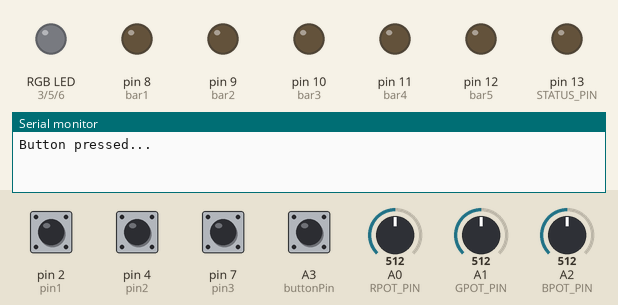
Bench run of a sketch on a simulated Arduino Uno, built with avr-gcc and run on an emulated ATmega328P. Shown: an RGB LED mixed from three pins (HIGH = lit), output pins drawn as LEDs (lit = HIGH), the last lines printed to the serial monitor. Dashed ring = blinking. The inputs (shaded band) are chosen by the test bench; at power-on: A3 (buttonPin), pin 2 (pin1), pin 4 (pin2), pin 7 (pin3) HIGH, A0 (RPOT_PIN) = 512, A1 (GPOT_PIN) = 512, A2 (BPOT_PIN) = 512. Dim RGB values are drawn brighter than linear.

Above: at 1.2 s.
1.3 s: pin 2 (pin1) pulled LOW for 0.15 s
At 4.1 s:
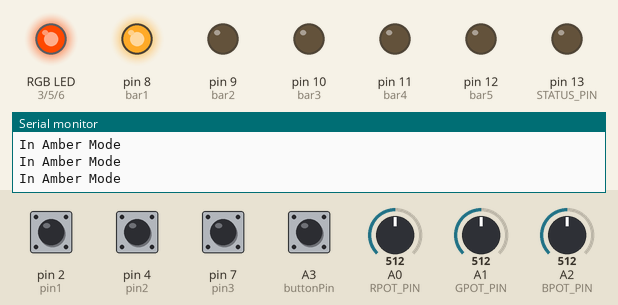
4.3 s: pin 7 (pin3) pulled LOW for 0.15 s
At 4.82 s:
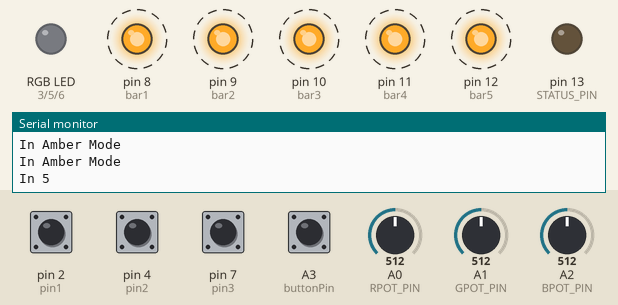
7.3 s: A3 (buttonPin) pulled LOW for 1 s
At 9.18 s:
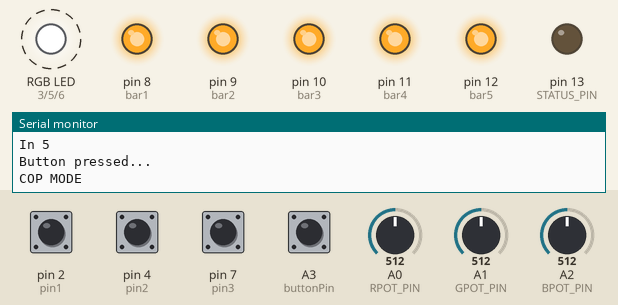
10.3 s: pin 4 (pin2) pulled LOW for 0.15 s
At 12.0 s:
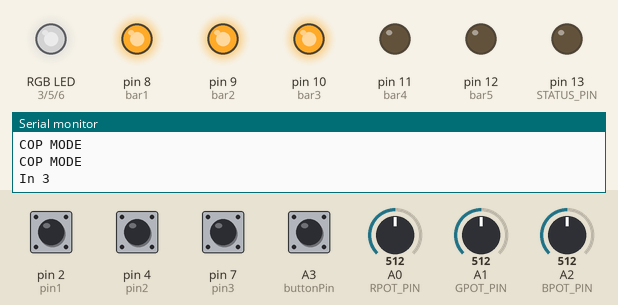
13.3 s: A0 (RPOT_PIN) set to 716
At 14.5 s:
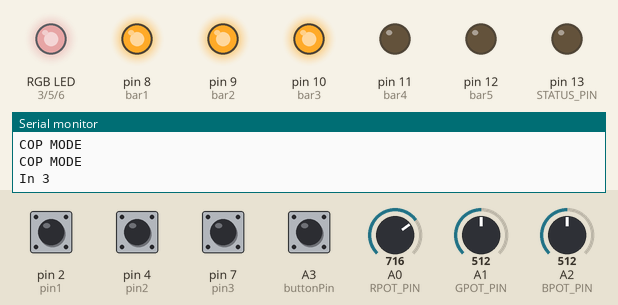
14.8 s: A1 (GPOT_PIN) set to 716
At 15.7 s:
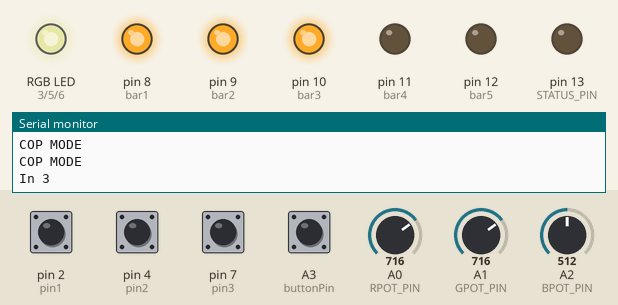
Timing chart, 0 to 17.3 s (numbered marks = the images above; inputs shaded):
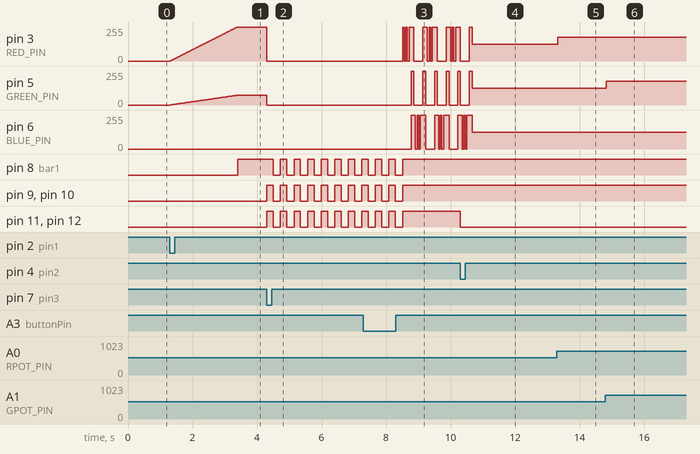

Measured:
- after the input at 1.3 s, pin 3 (RED_PIN): moves from 0/255 to 255/255 over 2.1 s, starting at once; pin 5 (GREEN_PIN): moves from 0/255 to 73/255 over 2.1 s, starting at once; pin 8 (bar1): LOW → HIGH after 2.1 s
- after the input at 4.3 s, pin 3 (RED_PIN): 255/255 → 0/255 at once; pin 5 (GREEN_PIN): 73/255 → 0/255 at once; pin 8 (bar1): alternates HIGH for 0.20 s and LOW for 0.22 s, starting after 0.21 s; pin 9 (bar2), pin 10 (bar3), pin 11 (bar4), pin 12 (bar5): alternates HIGH for 0.20 s and LOW for 0.22 s, starting at once
- after the input at 7.3 s, pin 3 (RED_PIN): 0/255 → 255/255 after 1.2 s, then repeats every 0.72 s: 0/255 0.05 s, 255/255 0.05 s, 0/255 0.05 s, 255/255 0.15 s, 0/255 0.28 s, 255/255 0.15 s; pin 5 (GREEN_PIN): alternates 255/255 for 0.09 s and 0/255 for 0.28 s, starting after 1.5 s
- after the input at 10.3 s, pin 11 (bar4), pin 12 (bar5): HIGH → LOW at once
- after the input at 13.3 s, pin 3 (RED_PIN): 127/255 → 178/255 at once
- after the input at 14.8 s, pin 5 (GREEN_PIN): 127/255 → 178/255 at once

The sketch:

ColorControl.ino
```cpp
/*
 To use this example code, connect the 5-way selector switch [COM-10541]
 in the following manner:

 Switch                    Arduino
 ___                                  10k pull-downs
 Pin3|D---------------------pin2---------\/\/\/------GND
 Pin2|D---------------------pin3---------\/\/\/------GND
 Pin1|D---------------------pin4---------\/\/\/------GND
 COM |D---------------------VDD
 |

 You only need to read three pins in order to tell the position of the switch (plus Common) because
 there are actually 2 seperate wipers in the switch, each side (1,2,3,COM) is a mirror image of the other
 and they're are not interconnected. As you can (hopefully) tell from the ASCII diagram above, you're
 going to wire each pin basically as if it were a button. (For more info on that, see the Arduino 'Button'
 Example).

 This Sketch will read the state of the three output pins on the selector and output a number on the serial
 terminal 1-5 corresponding to the position of the lever.
 */


/* ------- 5 Way Selector Switch Vars -------*/
#define pin1 2
#define pin2 4
#define pin3 7

int pinState1 = 0;
int pinState2 = 0;
int pinState3 = 0;

int lastPos = 0;
int switchPos = 0;

/* ------- RGB Vars -------*/

/*
#define RED_PIN 5
 #define GREEN_PIN 6
 #define BLUE_PIN 9
 */

const int bar1 = 8;
const int bar2 = 9;
const int bar3 = 10;
const int bar4 = 11;
const int bar5 = 12;
const int STATUS_PIN = 13;

const int RED_PIN = 3;
const int GREEN_PIN = 5;
const int BLUE_PIN = 6;

const int RPOT_PIN = A0;
const int GPOT_PIN = A1;
const int BPOT_PIN = A2;
const int buttonPin = A3;

int rPotVal = 0;
int gPotVal = 0;
int bPotVal = 0;
int buttonState = 0;
int buttonLast = 0;
boolean userAware = false;

void read5Way()
{
  pinState1 = digitalRead(pin1);
  pinState2 = digitalRead(pin2);
  pinState3 = digitalRead(pin3);

  if(pinState1 == LOW)
  {
    if(pinState2 == LOW)
    {
      switchPos = 2;
    }
    else
    {
      switchPos = 1;
    }
  }

  else if(pinState2 == LOW)
  {
    if(pinState1 == LOW)
    {
      switchPos = 2;
    }
    else if(pinState3 == LOW)
    {
      switchPos = 4;
    }
    else
    {
      switchPos = 3;
    }
  }

  else if(pinState3 == LOW)
  {
    if(pinState2 == LOW)
    {
      switchPos = 4;
    }
    else
    {
      switchPos = 5;
    }
  }
  if(lastPos != switchPos)
  {
    lastPos = switchPos;
    Serial.print("In ");
    Serial.println(switchPos);
    if(switchPos == 1)
    {
      crossFade(255, 145, 0, 4, 0);
    }
    userAware = false;
    enableBars(switchPos);
  }
}

int calculateStep(int prevValue, int endValue) {
  int step = endValue - prevValue; // What's the overall gap?
  if (step) {                      // If its non-zero,
    step = 1020/step;              //   divide by 1020
  }
  return step;
}

/* The next function is calculateVal. When the loop value, i,
 *  reaches the step size appropriate for one of the
 *  colors, it increases or decreases the value of that color by 1.
 *  (R, G, and B are each calculated separately.)
 */

int calculateVal(int step, int val, int i) {

  if ((step) && i % step == 0) { // If step is non-zero and its time to change a value,
    if (step > 0) {              //   increment the value if step is positive...
      val += 1;
    }
    else if (step < 0) {         //   ...or decrement it if step is negative
      val -= 1;
    }
  }
  // Defensive driving: make sure val stays in the range 0-255
  if (val > 255) {
    val = 255;
  }
  else if (val < 0) {
    val = 0;
  }
  return val;
}

/* crossFade() converts the percentage colors to a
 *  0-255 range, then loops 1020 times, checking to see if
 *  the value needs to be updated each time, then writing
 *  the color values to the correct pins.
 */
// Declare and Initialize color variables
int redVal = 0;
int grnVal = 0;
int bluVal = 0;
int prevR = redVal;
int prevG = grnVal;
int prevB = bluVal;

void crossFade(byte R, byte G, byte B, int wait, int hold)
{
  int stepR = calculateStep(prevR, R);
  int stepG = calculateStep(prevG, G);
  int stepB = calculateStep(prevB, B);

  for (int i = 0; i <= 1020; i+=2)
  {
    //ADD SWITCH CHECK?
    read5Way();
    if(switchPos != lastPos)
    {
      Serial.println("Breaking amber");
      break;
    }
    redVal = calculateVal(stepR, redVal, i);
    grnVal = calculateVal(stepG, grnVal, i);
    bluVal = calculateVal(stepB, bluVal, i);

    analogWrite(RED_PIN, redVal);   // Write current values to LED pins
    analogWrite(GREEN_PIN, grnVal);
    analogWrite(BLUE_PIN, bluVal);

    delay(wait); // Pause for 'wait' milliseconds before resuming the loop
  }
  // Update current values for next loop
  prevR = redVal;
  prevG = grnVal;
  prevB = bluVal;
  delay(hold); // Pause for optional 'wait' milliseconds before resuming the loop
}

void setStrips(byte r, byte g, byte b)
{
  analogWrite(RED_PIN, r);
  analogWrite(GREEN_PIN, g);
  analogWrite(BLUE_PIN, b);
}

void enableBars(int barNum)
{
  //Serial.println(barNum);
  switch(barNum)
  {
  case 1:
    digitalWrite(bar1, HIGH);
    digitalWrite(bar2, LOW);
    digitalWrite(bar3, LOW);
    digitalWrite(bar4, LOW);
    digitalWrite(bar5, LOW);
    break;
  case 2:
    digitalWrite(bar1, HIGH);
    digitalWrite(bar2, HIGH);
    digitalWrite(bar3, LOW);
    digitalWrite(bar4, LOW);
    digitalWrite(bar5, LOW);
    break;
  case 3:
    digitalWrite(bar1, HIGH);
    digitalWrite(bar2, HIGH);
    digitalWrite(bar3, HIGH);
    digitalWrite(bar4, LOW);
    digitalWrite(bar5, LOW);
    break;
  case 4:
    digitalWrite(bar1, HIGH);
    digitalWrite(bar2, HIGH);
    digitalWrite(bar3, HIGH);
    digitalWrite(bar4, HIGH);
    digitalWrite(bar5, LOW);
    break;
  case 5:
    digitalWrite(bar1, HIGH);
    digitalWrite(bar2, HIGH);
    digitalWrite(bar3, HIGH);
    digitalWrite(bar4, HIGH);
    digitalWrite(bar5, HIGH);
    break;
  }
}

void disableBars()
{
  digitalWrite(bar1, LOW);
  digitalWrite(bar2, LOW);
  digitalWrite(bar3, LOW);
  digitalWrite(bar4, LOW);
  digitalWrite(bar5, LOW);
}

boolean systemOn = false;

boolean buttonCheck()
{
  buttonState = digitalRead(buttonPin);
  if (buttonState == HIGH && buttonLast == LOW)
  {
    buttonLast = buttonState;
    Serial.println("Button pressed...");
    return true;
  }
  else
  {
    buttonLast = buttonState;
    return false;
  }
}

void setup()
{
  Serial.begin(9600);
  /*
  pinMode(pin1, INPUT);
   pinMode(pin2, INPUT);
   pinMode(pin3, INPUT);
   */
  pinMode(pin1, INPUT_PULLUP);
  pinMode(pin2, INPUT_PULLUP);
  pinMode(pin3, INPUT_PULLUP);

  pinMode(A1, INPUT);
  pinMode(A4, INPUT);
  pinMode(buttonPin, INPUT_PULLUP);
  pinMode(RPOT_PIN, INPUT);
  pinMode(GPOT_PIN, INPUT);
  pinMode(BPOT_PIN, INPUT);

  pinMode(A0, INPUT);
  pinMode(A1, INPUT);
  pinMode(A2, INPUT);
  pinMode(A4, INPUT);
  pinMode(A5, INPUT);

  pinMode(bar1, OUTPUT);
  pinMode(bar2, OUTPUT);
  pinMode(bar3, OUTPUT);
  pinMode(bar4, OUTPUT);
  pinMode(bar5, OUTPUT);

  pinMode(RED_PIN, OUTPUT);
  pinMode(GREEN_PIN, OUTPUT);
  pinMode(BLUE_PIN, OUTPUT);

  pinMode(STATUS_PIN, OUTPUT);
}

int strobe = 200;
boolean isWhite = false;
boolean amberChanged = false;
int currentColor = 0;

void fastSwitchCheck(int delayTime)
{
  delay(delayTime);
  read5Way();
}

#define AMBER_MODE 1
#define COLOR_MODE 2
#define NORMAL_MODE 3
#define STROBE_MODE 4
#define CUSTOM_MODE 5

void loop()
{
  buttonState = digitalRead(buttonPin);
  if(systemOn)
  {
    rPotVal = map(analogRead(A0), 0, 1023, 0, 255);
    delay(10);
    gPotVal = map(analogRead(A1), 0, 1023, 0, 255);
    delay(10);
    bPotVal = map(analogRead(A2), 0, 1023, 0, 255);
    /*
    Serial.print(a0V);
     Serial.print("r, ");
     Serial.print(a1V);
     Serial.print("g, ");
     Serial.print(a2V);
     Serial.print("b, ");
     Serial.print(a3V);
     Serial.print(", ");
     Serial.print(a4V);
     Serial.print(", ");
     Serial.print(a5V);
     Serial.println("");
     */
    read5Way();

    if (userAware == false)
    {
      if(buttonCheck())
      {
        userAware = true;
        lastPos = switchPos;
      }
    }
    //check for state change
    switch(switchPos)
    {
    case AMBER_MODE:
      Serial.println("In Amber Mode");
      //changed to this in read5Way
      break;
    case COLOR_MODE:
      //Serial.println("In Color Mode");
      if(buttonCheck())
      {
        currentColor++;
      }
      if(currentColor == 0)
      {
        setStrips(rPotVal, rPotVal, rPotVal);
      }
      if(currentColor == 1)
      {
        setStrips(rPotVal, 0, 0);
      }
      else if(currentColor == 2)
      {
        setStrips(0, rPotVal, 0);
      }
      else if(currentColor == 3)
      {
        setStrips(0, 0, rPotVal);
      }
      if(currentColor > 3)
      {
        currentColor = 0;
      }
      break;
    case NORMAL_MODE:
      //Serial.println("In Normal Mode");
      setStrips(rPotVal, gPotVal, bPotVal);
      break;
    case STROBE_MODE:
      //button ON
      if(!userAware)
      {
        setStrips(0, 0, 0);

        enableBars(switchPos);
        delay(200);
        disableBars();
        delay(200);
      }
      else
      {
        //Serial.println("In Strobe Mode");
        //Serial.println(buttonState);
        enableBars(switchPos);
        if (buttonState == HIGH)
        {
          strobe = rPotVal;
          enableBars(switchPos);
          delay(strobe);
          disableBars();
          delay(strobe);
        }
        else
        {
          setStrips(rPotVal, gPotVal, bPotVal);
          delay(strobe);
          setStrips(0, 0, 0);
          delay(strobe);
        }
      }
      break;
    case CUSTOM_MODE:
      if(!userAware)
      {
        setStrips(0, 0, 0);
        enableBars(switchPos);
        delay(200);

        disableBars();
        delay(200);
      }
      else
      {
        //Serial.println("In Custom Mode");
        enableBars(switchPos);
        //DO SHIT
        if(analogRead(RPOT_PIN) >= 512 & analogRead(GPOT_PIN) <= 512 && analogRead(BPOT_PIN) >= 512)
        {
          lastPos = switchPos;
          Serial.println("COP MODE");
          setStrips(255, 0, 0);
          fastSwitchCheck(50);
          setStrips(0, 0, 0);
          fastSwitchCheck(50);
          setStrips(255, 0, 0);
          fastSwitchCheck(50);
          setStrips(0, 0, 0);
          fastSwitchCheck(50);
          setStrips(255, 0, 0);
          fastSwitchCheck(75);
          //buttonCheck();

          setStrips(255, 255, 255);
          fastSwitchCheck(75);

          setStrips(0, 0, 255);
          fastSwitchCheck(50);
          setStrips(0, 0, 0);
          fastSwitchCheck(50);
          setStrips(0, 0, 255);
          fastSwitchCheck(50);
          setStrips(0, 0, 0);
          fastSwitchCheck(50);
          setStrips(0, 0, 255);
          fastSwitchCheck(75);
          setStrips(255, 255, 255);
          fastSwitchCheck(75);
        }
      }
      break;
    }
  }
  else
  {
    setStrips(0, 0, 0);
    if(buttonCheck())
    {
      systemOn = true;
    }
  }
}
```
